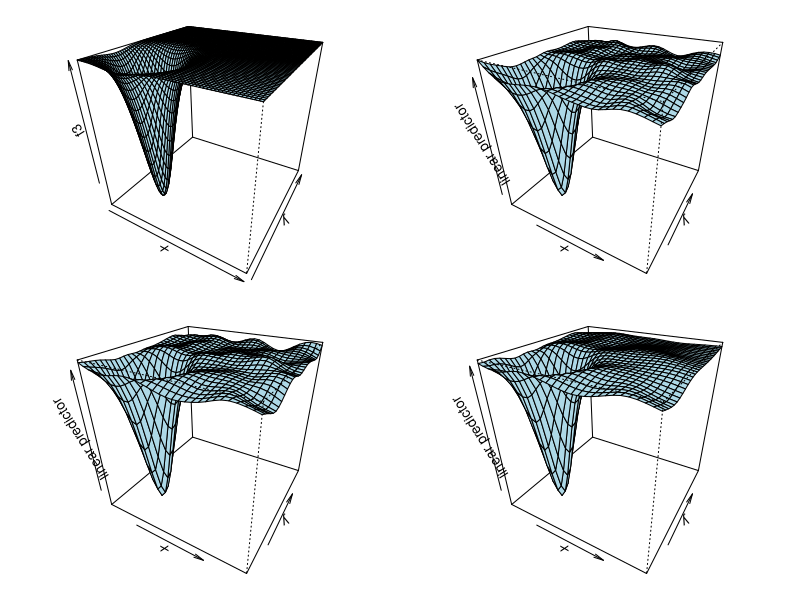

R code for this plot:
library(mgcv)
par(mfrow = c(2,2),mar = c(1,1,1,1))
x <- seq(-.5,1.5,length = 60)
y <- x
f1 <- function(x,y,k = 15){
    r <- sqrt(x**2+y**2);
    f2 <- -exp(-r**2*k);
    f2
}
f3 <- outer(x,y,f1)
persp(x,y,f3,theta = 30, phi = 30, col = "lightblue")
n <- 2000
x <- runif(n)*2-.5
y <- runif(n)*2-.5
f4 <- f1(x,y)
f <- f4+rnorm(n)*.1
model1 <- gam(f~s(x,y,k = 150),gamma = 2)
vis.gam(model1, theta = 30, phi = 30, col = "lightblue")
model2 <- gam(f~s(x,y,bs = "ad",k = 15,m = 1),gamma = 1.4)
vis.gam(model2, theta = 30, phi = 30, col = "lightblue")
model3 <- gam(f~s(x,y,bs = "ad",k = 15, m = 3),gamma = 2)
vis.gam(model3, theta = 30, phi = 30, col = "lightblue")
cor(fitted(model1),f);cor(fitted(model2),f);cor(fitted(model3),f)
